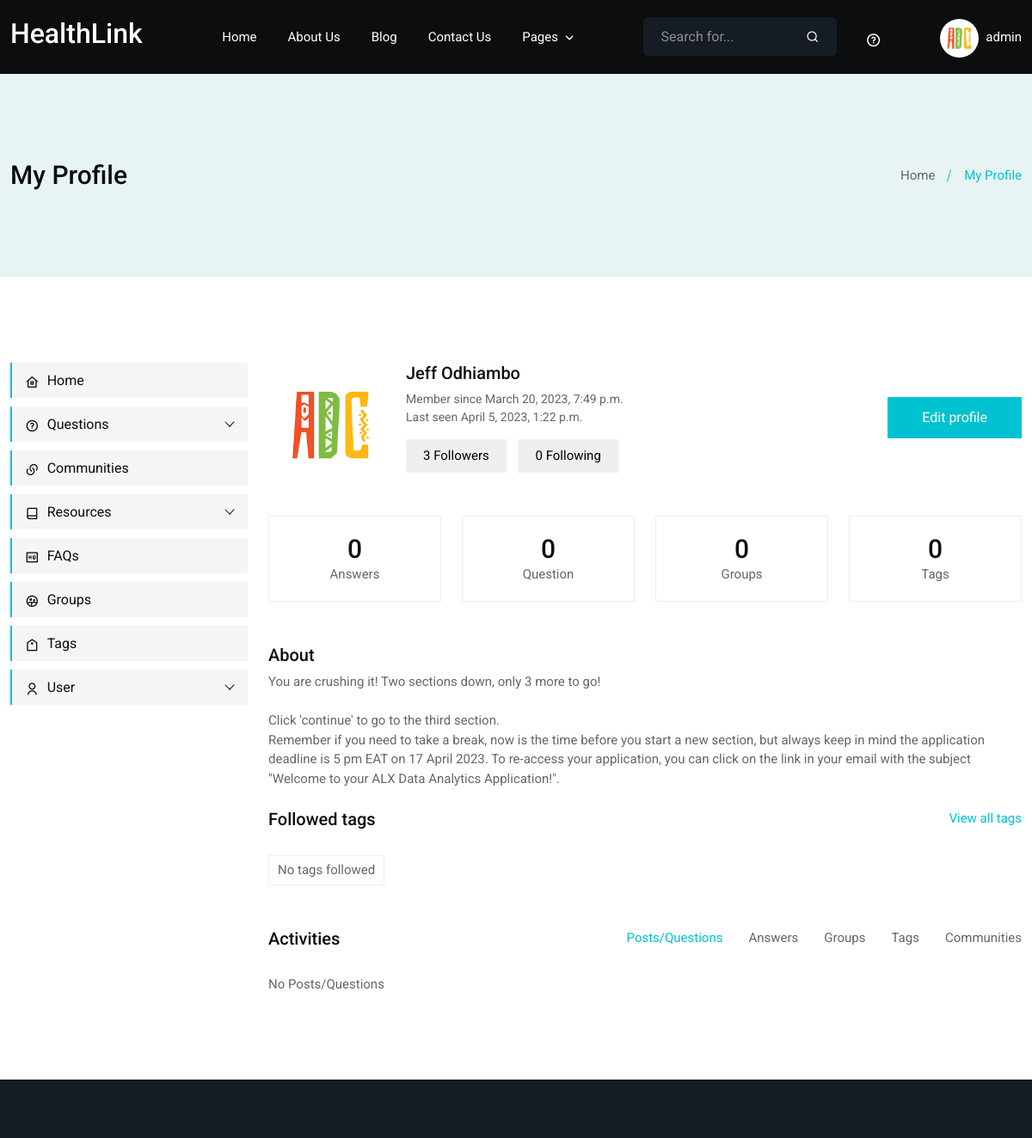
Before: /users/profile/ (signed in, upper part) with the older database file.
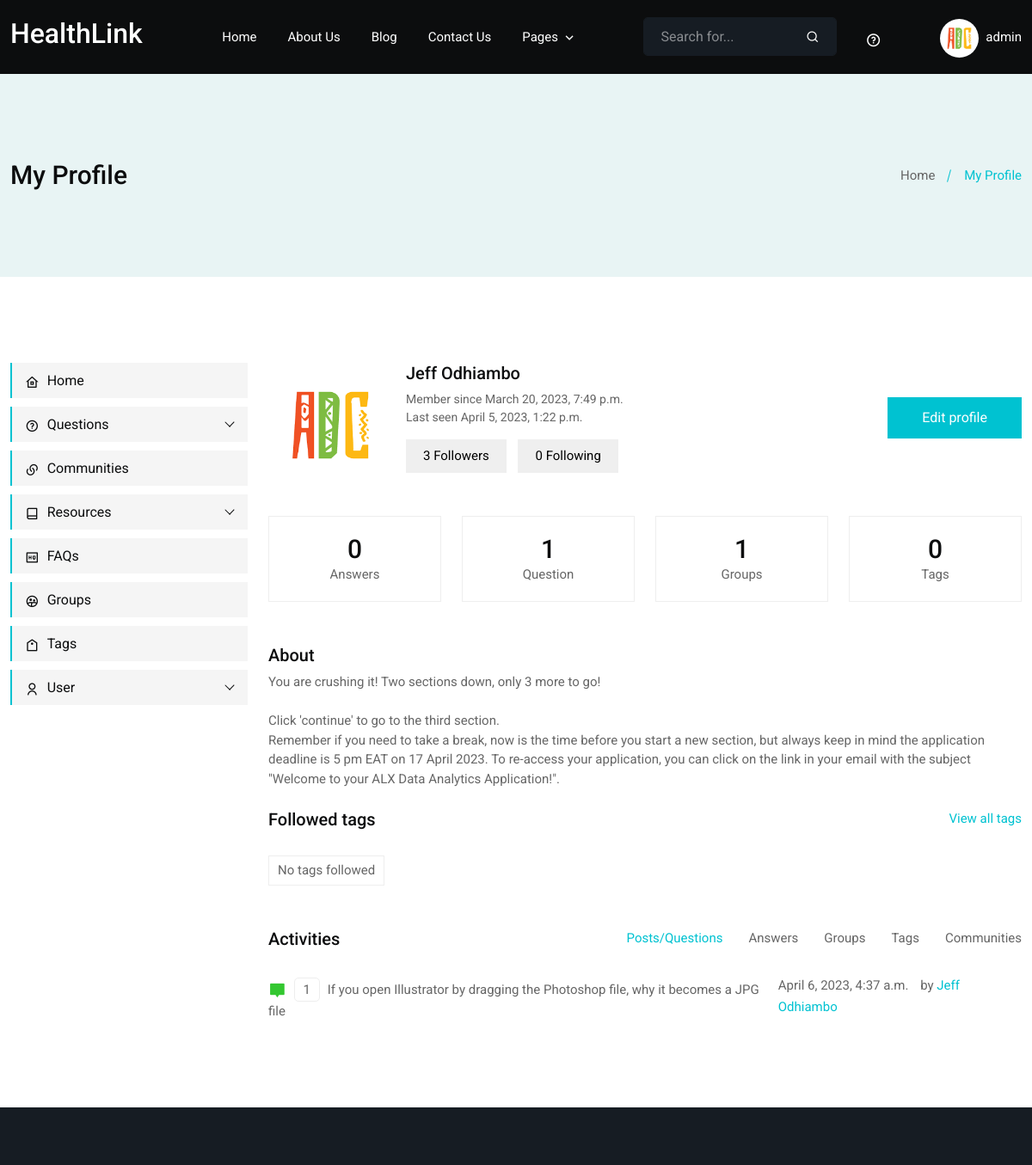
After: the same page with the newer database file.
### users/models.py (models this page shows, shortened)
class Profile(models.Model):
    user = models.OneToOneField('auth.User', on_delete=models.CASCADE, related_name='profile')
    gender = models.CharField(max_length=10, choices=GENDER_CHOICES, default='other')
    followers = models.ManyToManyField(Follower, blank=True)
    image = models.ImageField(upload_to='users/profiles/', null=True, blank=True)
    bio = models.TextField(null=True, blank=True)
    phone_number = models.CharField(max_length=15, blank=True, null=True)
    facebook = models.URLField(blank=True, null=True)
    instagram = models.URLField(blank=True, null=True)
    twitter = models.URLField(blank=True, null=True)
    linkedin = models.URLField(blank=True, null=True)
    created_at = models.DateTimeField(auto_now_add=True)
    updated_at = models.DateTimeField(auto_now=True)

### discussion/models.py (models this page shows, shortened)
class Question(models.Model):
    title = models.CharField(max_length=255)
    slug = models.SlugField(max_length=255, unique=True)
    description = models.TextField()
    category = models.ForeignKey('core.Category', on_delete=models.CASCADE)
    user = models.ForeignKey(User, on_delete=models.CASCADE, related_name='questions')
    group = models.ForeignKey(Group, on_delete=models.CASCADE, null=True, blank=True, related_name='questions')
    community = models.ForeignKey(Community, on_delete=models.CASCADE, null=True, blank=True, related_name='questions')
    tags = models.ManyToManyField('core.Tag', related_name='questions', blank=True)
    created_at = models.DateTimeField(auto_now_add=True)
    updated_at = models.DateTimeField(auto_now=True)
    class Meta:
        ordering = ('-created_at',)

### users/views.py (the view)
# urls.py: path('profile/', views.profile, name='profile'),
@login_required
def profile(request):
    context = {
        'title': 'My Profile'
    }
    return render(request, 'user/index.html', context)

### core/context_processor.py (called while the page is built)
def categories(request):
    latest_post = []
    latest_article = Article.objects.order_by('-created_at')[:2]
    latest_video = Video.objects.order_by('-created_at')[:2]
    latest_document = Document.objects.order_by('-created_at')[:2]
    latest_post.append(latest_article)
    latest_post.append(latest_video)
    latest_post.append(latest_document)
    return {
        'categories': Category.objects.all(),
        'tags': Tag.objects.all(),
        'latest_post': latest_post,
        'top_members': User.objects.all()[:4],
        'total_users': User.objects.all().count(),
        'total_questions': Question.objects.all().count(),
        'total_answers': Answer.objects.all().count(),
    }

### templates/user/index.html (shortened to what the changed rows need)
{% extends 'base.html' %}
{% block content %}
		<div class="main-content-area ptb-100">
			<div class="container">
				<div class="row">
					<div class="col-lg-9">
						<div class="user-profile-area">
							{% include 'user/partials/top-nav.html' %}
							<div class="profile-achive">
								<div class="row">
									<div class="col-xl-3 col-sm-6">
										<div class="single-achive">
											<h2>{{ user.answers.all.count }}</h2>
											<span>Answers</span>
										</div>
									</div>
									<div class="col-xl-3 col-sm-6">
										<div class="single-achive">
											<h2>{{ user.questions.all.count }}</h2>
											<span>Question</span>
										</div>
									</div>
									<div class="col-xl-3 col-sm-6">
										<div class="single-achive">
											<h2>{{ user.joined_groups.all.count }}</h2>
											<span>Groups</span>
										</div>
									</div>
									<div class="col-xl-3 col-sm-6">
										<div class="single-achive">
											<h2>{{ user.followed_tags.all.count }}</h2>
											<span>Tags</span>
										</div>
									</div>
								</div>
							</div>
							<div class="about">
								<h3>About</h3>
								{{ user.profile.bio|linebreaksbr|default:'No About Updated' }}
							</div>
							<div class="top-tags mt-4">
								<div class="tag-title d-flex justify-content-between">
								</div>
								<ul>
								</ul>
							</div>
							<div class="top-posts">
								<div class="d-flex justify-content-between">
								</div>
								<div class="tab-content" id="myTabContent">
									<div class="tab-pane fade show active" id="view-all" role="tabpanel" aria-labelledby="view-all-tab">
										<ul>
											{% if user.questions.all %}
												{% for question in user.questions.all %}
													<li class="d-flex justify-content-between">
														<div class="top-posts-list">
															<i class="ri-chat-2-fill"></i>
															<span class="count">{{ question.answers.all.count }}</span>
															<span>{{ question.title }}</span>
														</div>
														<p><span>{{ question.created_at }}</span> by <a href="{% url 'users:user_profile' question.user.username %}">{{ question.user.get_full_name|default:'No Name' }}</a></p>
													</li>
												{% endfor %}
											{% else %}
												<li>
													<span class="tag-cate">No Posts/Questions</span>
												</li>
											{% endif %}
										</ul>
									</div>
								</div>
							</div>
						</div>
					</div>
				</div>
			</div>
		</div>
{% endblock %}

### templates/partials/top-nav.html (shortened to what this page needs)
<div class="navbar-area">
    <div class="desktop-nav">
        <div class="container">
            <nav class="navbar navbar-expand-md navbar-light">
                <a class="navbar-brand" href="/">
                    <h2 style="font-size: px; color: white !important;">HealthLink</h2>
                    </a>
                <div class="collapse navbar-collapse mean-menu" id="navbarSupportedContent">
                    <ul class="navbar-nav m-auto">
                        <li class="nav-item {% if title == 'Homepage' %}active{% endif %}">
                            <a href="/" class="nav-link">
                                Home
                            </a>
                        </li>
                        <li class="nav-item {% if title == 'About Us' %}active{% endif %}">
                            <a href="{% url 'about' %}" class="nav-link">
                                About Us
                            </a>
                        </li>
                        <li class="nav-item {% if title == 'Blogs' or category == 'Blogs' %}active{% endif %}">
                            <a href="{% url 'blogs:index' %}" class="nav-link">
                                Blog
                            </a>
                        </li>
                        <li class="nav-item {% if title == 'Contact Us' %}active{% endif %}">
                            <a href="{% url 'contact' %}" class="nav-link">Contact Us</a>
                        </li>
                        <li class="nav-item">
                            <a href="#" class="nav-link dropdown-toggle {% if title == 'Frequently Asked Questions' or title == 'Privacy Policy' or title == 'Terms and Conditions' %}active{% endif %}">
                                Pages
                            </a>
                        </li>
                    </ul>
                    {% if request.user.is_authenticated %}
                    <div class="others-options">
                        <ul>
                            <li>
                                <form class="search-box" action="{% url 'search' %}" method="GET">
                                    <input type="text" name="q" placeholder="Search for..." class="form-control">
                                    <button type="submit" class="search-btn">
                                        <i class="ri-search-line"></i>
                                    </button>
                                </form>
                            </li>
                            <li>
                                <a href="{% url 'faq' %}" class="user-noti">
                                    <i class="ri-question-line"></i>
                                </a>
                            </li>
                            <li>
                                <div class="dropdown">
                                    <button type="button" id="dropdownMenuButton2" data-bs-toggle="dropdown" aria-expanded="false">
                                        {% if request.user.profile.image %}
                                            <img src="{{ request.user.profile.image.url }}" style="max-height: 45px !important;" alt="{{ request.user.username }}">
                                        {% endif %}
                                        <span>{{ request.user.username }}</span>
                                    </button>
                                </div>
                            </li>
                        </ul>
                    </div>
                    {% endif %}
                </div>
            </nav>
        </div>
    </div>
</div>

### templates/user/partials/top-nav.html (shortened to what this page needs)
<div class="profile-content d-flex justify-content-between align-items-center">
    <div class="profile-img">
        {% if user.profile.image %}
            <img src="{{ user.profile.image.url }}" style="min-height: 45px !important;" alt="{{ user.username }}">
        {% endif %}
        <h3>{{ user.get_full_name|default:'No Name' }}</h3>
        <span>Member since {{ user.date_joined }}</span>
        <span>Last seen {{ user.last_login }}</span>
        <button class="followers-btn">{{ user.profile.followers.all|length }} Followers</button>
        <button class="followers-btn">{{ user.profile.following.all|length }} Following</button>
    </div>
    <div class="edit-btn">
        {% if user == request.user %}
            <a href="{% url 'users:edit_profile' %}" class="default-btn">Edit profile</a>
        {% else %}
            {% if is_following %}
                <a href="{% url 'users:unfollow' user.username %}" class="default-btn">Unfollow</a>
            {% else %}
                <a href="{% url 'users:follow' user.username %}" class="default-btn">Follow</a>
            {% endif %}
        {% endif %}
    </div>
</div>

Changed rows visible on the page:
added Question: answers.all.count "1", title "If you open Illustrator by dragging the Photoshop file, why it becomes a JPG file", created_at "April 6, 2023, 4:37 a.m.", user.get_full_name "Jeff Odhiambo"
Other visible differences:
{{ user.questions.all.count }}: "0" → "1"
{{ user.joined_groups.all.count }}: "0" → "1"
text no longer shown: "No Posts/Questions"
